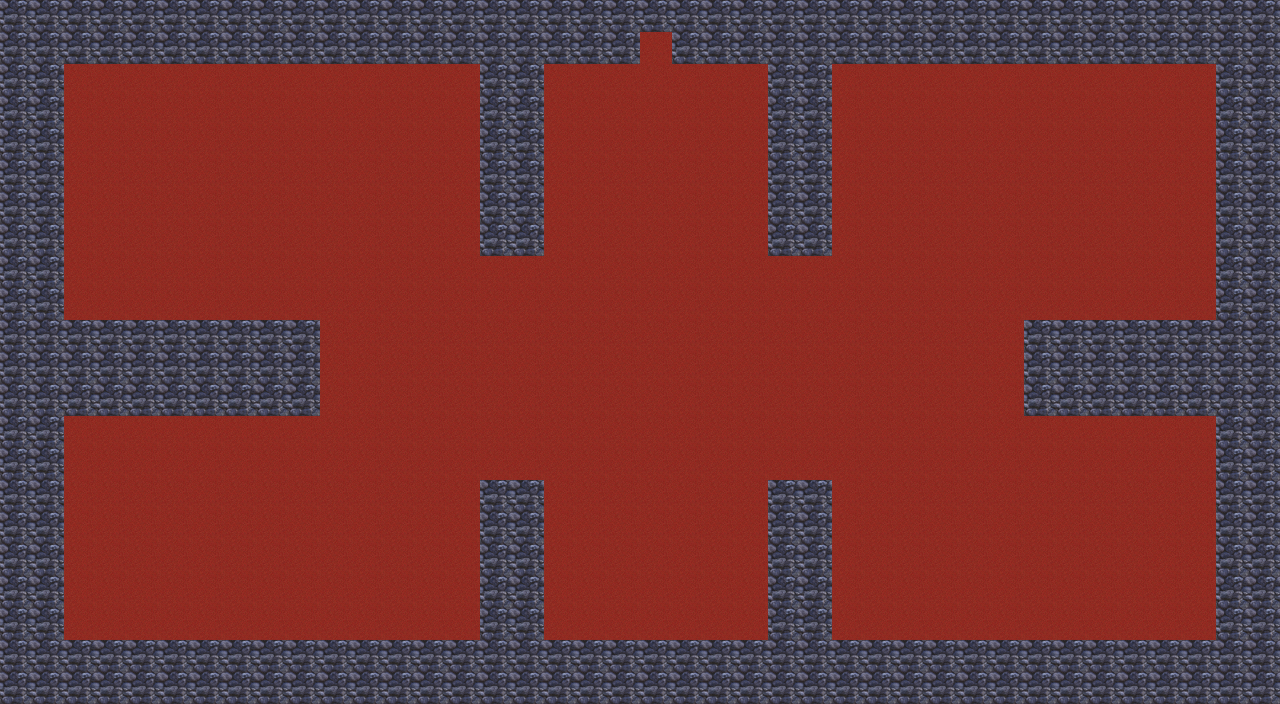

Tiled map render using the project's own tile images. Description and the map definition, with tile-layer contents summarised, below:
An orthogonal 40x22 tile map with 32x32 px tiles, 2 tile layers (ground, wall) and 7 objects.

<map version="1.0" orientation="orthogonal" renderorder="right-down" width="40" height="22" tilewidth="32" tileheight="32" nextobjectid="50">
 <tileset firstgid="1" name="dungeon" tilewidth="32" tileheight="32">
  <image source="dungeon.png" trans="ff00ff" width="96" height="96" />
 </tileset>
 <layer name="ground" width="40" height="22">
  <data>[880 cells, 880 non-empty, 1 distinct tile ids]</data>
 </layer>
 <layer name="wall" width="40" height="22">
  <data>[880 cells, 317 non-empty, 1 distinct tile ids]</data>
 </layer>
 <objectgroup name="trap" />
 <objectgroup name="player">
  <object id="31" x="672.333" y="340.667" width="27" height="26">
   <ellipse />
  </object>
 </objectgroup>
 <objectgroup name="goal">
  <object id="38" x="640.204" y="32.363" width="32" height="32" />
 </objectgroup>
 <objectgroup name="lever">
  <object id="42" x="79.667" y="74.833" width="32" height="16">
   <properties>
    <property name="rotation" value="0" />
   </properties>
  </object>
  <object id="43" x="1159.66" y="78.592" width="32" height="16">
   <properties>
    <property name="rotation" value="270" />
   </properties>
  </object>
  <object id="47" x="78" y="602" width="32" height="16">
   <properties>
    <property name="rotation" value="0" />
   </properties>
  </object>
  <object id="48" x="1163" y="600" width="32" height="16">
   <properties>
    <property name="rotation" value="0" />
   </properties>
  </object>
  <object id="49" x="648" y="583" width="32" height="16">
   <properties>
    <property name="rotation" value="0" />
   </properties>
  </object>
 </objectgroup>
 <objectgroup name="vdoor" />
 <objectgroup name="hdoor" />
 <objectgroup name="enemy" />
</map>
